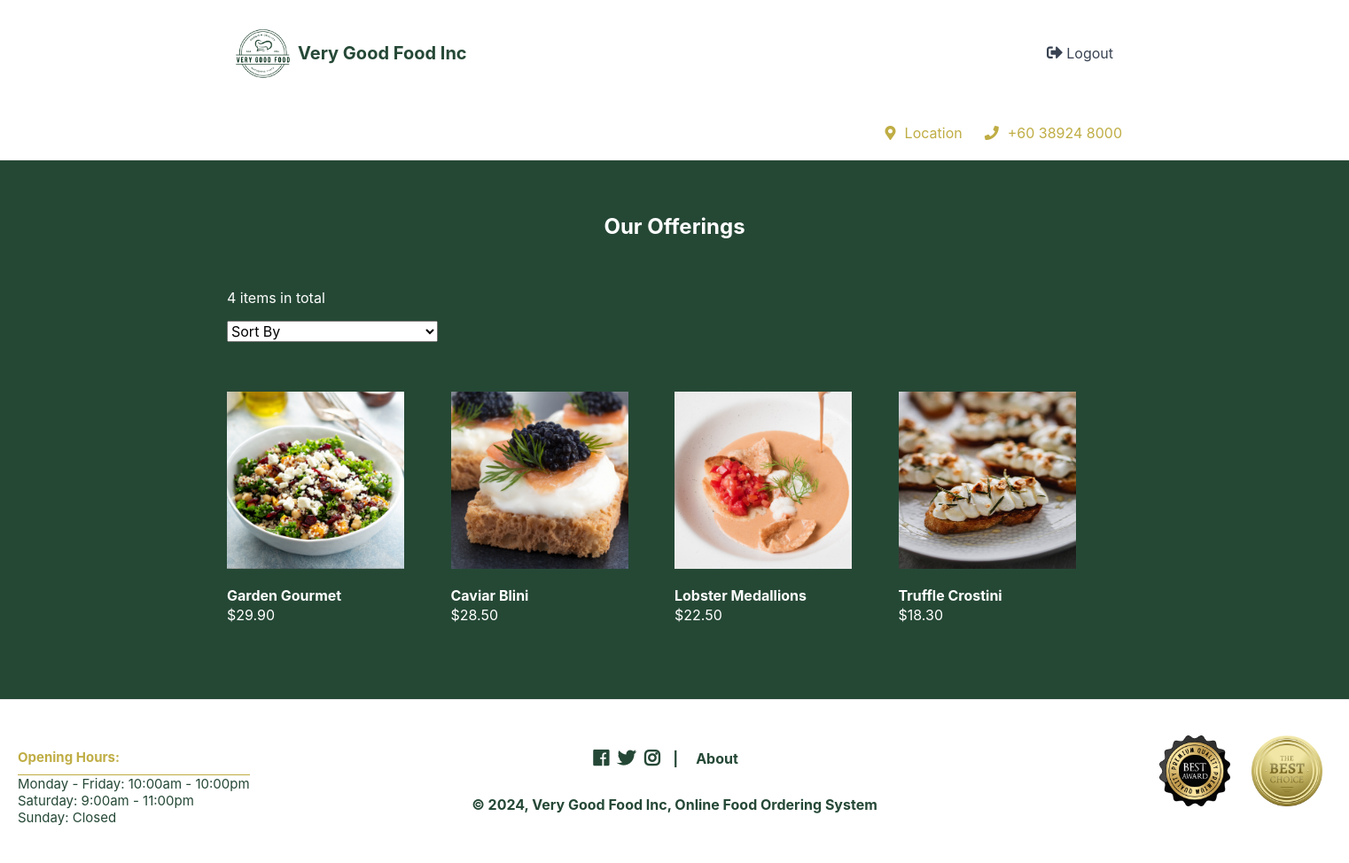
/index.php?page=products&cid=1 (signed in), run on the app's committed database.
### tables this page shows
CREATE TABLE `dishes` (
  `id` int(11) NOT NULL,
  `name` varchar(200) NOT NULL,
  `description` text NOT NULL,
  `price` decimal(7,2) NOT NULL,
  `quantity` int(11) NOT NULL,
  `img` text NOT NULL,
  `category_id` int(11) NOT NULL
);

### products.php (the view, shortened to what this page needs)
<?php
$num_products_on_each_page = 16;
$current_page = isset($_GET['p']) && is_numeric($_GET['p']) ? (int)$_GET['p'] : 1;
$selected_sort = isset($_GET['sort']) ? $_GET['sort'] : false;
if (isset($_GET['cid'])) {
    if ($selected_sort && ($_GET['sort'] == 'price_asc')) {
        $stmt = $pdo->prepare('SELECT * FROM dishes WHERE category_id = :id ORDER BY price ASC LIMIT :current_page, :record_per_page');
    }
    else {
        $stmt = $pdo->prepare('SELECT * FROM dishes WHERE category_id = :id ORDER BY price DESC LIMIT :current_page, :record_per_page');
    }
    $stmt->bindValue(':id', $_GET['cid'], PDO::PARAM_INT);
    $stmt->bindValue(':current_page', ($current_page - 1) * $num_products_on_each_page, PDO::PARAM_INT);
    $stmt->bindValue(':record_per_page', $num_products_on_each_page, PDO::PARAM_INT);
    $stmt->execute();
    $dishes = $stmt->fetchAll(PDO::FETCH_ASSOC);
}
$total_products = count($dishes);
?>
<?=template_header('Dishes')?>
<div class="products content-wrapper">
    <h1 style="color: white; font-weight:bold;">Our Offerings</h1>
    <p style="color:white;"><?=$total_products?> items in total</p>
    <form method="get" action="index.php?page=products">
        <select name="sort" onchange="this.form.submit()">
            <option value="">Sort By</option>
        </select>
    </form>
    <div class="products-wrapper">
        <?php foreach ($dishes as $dish): ?>
        <a href="index.php?page=product&id=<?=$dish['id']?>" class="product">
            <img src="imgs/<?=$dish['img']?>" width="200" height="200" alt="<?=$dish['name']?>">
            <span class="name"><?=$dish['name']?></span>
            <span class="price">
                &dollar;<?=$dish['price']?>
            </span>
        </a>
        <?php endforeach; ?>
    </div>
    <div class="buttons">
    </div>
</div>
<?=template_footer()?>

### style.css (style rules this page uses)
* { box-sizing: border-box; font-family: -apple-system, BlinkMacSystemFont, "segoe ui", roboto, oxygen, ubuntu, cantarell, "fira sans", "droid sans", "helvetica neue", Arial, sans-serif; font-size: 16px; -webkit-font-smoothing: antialiased; -moz-osx-font-smoothing: grayscale; }
html { height: 100%; }
body { position: relative; min-height: 100%; color: #555555; background-color: #062e19df; margin: 0; padding-bottom: 150px; }
h1, h2, h3, h4, h5 { color: #394352; }
.content-wrapper { width: 1050px; margin: 0 auto; }
main .recentlyadded .products, main .products .products-wrapper { display: flex; flex-wrap: wrap; align-items: center; justify-content: space-between; padding: 40px 0 0 0; }
main .recentlyadded .products .product, main .products .products-wrapper .product { display: block; overflow: hidden; text-decoration: none; width: 25%; padding-bottom: 60px; }
main .recentlyadded .products .product img, main .products .products-wrapper .product img { transform: scale(1); transition: transform 1s; }
main .recentlyadded .products .product .name, main .products .products-wrapper .product .name { display: block; color: #ffffff; font-weight: bold; padding: 20px 0 2px 0; }
main .recentlyadded .products .product .price, main .products .products-wrapper .product .price { display: block; color: #ffffff; }
main > .products h1 { display: block; font-weight: normal; margin: 0; padding: 40px 0; font-size: 24px; text-align: center; width: 100%; }
main > .products .buttons { text-align: right; padding-bottom: 40px; }
.content-wrapper { margin: 0 auto; padding: 20px; justify-content: center; align-items: center; }

### data on the page
dishes: img (picture), name "Garden Gourmet", price "29.90"
dishes: img (picture), name "Caviar Blini", price "28.50"
dishes: img (picture), name "Lobster Medallions", price "22.50"
dishes: img (picture), name "Truffle Crostini", price "18.30"

### other printed values
$total_products "4"
